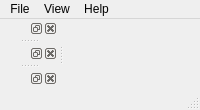
<?xml version="1.0" encoding="UTF-8"?>
<ui version="4.0">
 <class>MainWindow</class>
 <widget class="QMainWindow" name="MainWindow">
  <property name="sizePolicy">
   <sizepolicy hsizetype="Expanding" vsizetype="Expanding">
    <horstretch>0</horstretch>
    <verstretch>0</verstretch>
   </sizepolicy>
  </property>
  <property name="windowTitle">
   <string>My_App</string>
  </property>
  <property name="windowIcon">
   <iconset>
    <normaloff>../../../../../../Desktop/icon.32x32.gif</normaloff>../../../../../../Desktop/icon.32x32.gif</iconset>
  </property>
  <property name="dockOptions">
   <set>QMainWindow::AllowNestedDocks|QMainWindow::AllowTabbedDocks|QMainWindow::AnimatedDocks|QMainWindow::VerticalTabs</set>
  </property>
  <widget class="QWidget" name="centralwidget"/>
  <widget class="QMenuBar" name="menubar">
   <property name="geometry">
    <rect>
     <x>0</x>
     <y>0</y>
     <width>548</width>
     <height>21</height>
    </rect>
   </property>
   <widget class="QMenu" name="menuFile">
    <property name="title">
     <string>File</string>
    </property>
    <addaction name="actionNew"/>
    <addaction name="separator"/>
    <addaction name="actionOpen"/>
   </widget>
   <widget class="QMenu" name="menuHelp">
    <property name="title">
     <string>Help</string>
    </property>
    <addaction name="actionAbout"/>
   </widget>
   <widget class="QMenu" name="menuView">
    <property name="title">
     <string>View</string>
    </property>
    <addaction name="actionPlugins"/>
    <addaction name="actionRibbon"/>
    <addaction name="actionPluginWindow"/>
   </widget>
   <addaction name="menuFile"/>
   <addaction name="menuView"/>
   <addaction name="menuHelp"/>
  </widget>
  <widget class="QStatusBar" name="statusbar"/>
  <widget class="QDockWidget" name="pluginwidget">
   <attribute name="dockWidgetArea">
    <number>1</number>
   </attribute>
   <widget class="QWidget" name="dockWidgetContents_4">
    <widget class="QListWidget" name="listWidget">
     <property name="geometry">
      <rect>
       <x>0</x>
       <y>0</y>
       <width>256</width>
       <height>192</height>
      </rect>
     </property>
     <property name="cursor" stdset="0">
      <cursorShape>PointingHandCursor</cursorShape>
     </property>
     <property name="toolTip">
      <string>&lt;html&gt;&lt;head/&gt;&lt;body&gt;&lt;p&gt;tooltip&lt;/p&gt;&lt;/body&gt;&lt;/html&gt;</string>
     </property>
     <property name="whatsThis">
      <string>&lt;html&gt;&lt;head/&gt;&lt;body&gt;&lt;p&gt;whats this&lt;/p&gt;&lt;p&gt;&lt;br/&gt;&lt;/p&gt;&lt;/body&gt;&lt;/html&gt;</string>
     </property>
     <property name="verticalScrollBarPolicy">
      <enum>Qt::ScrollBarAsNeeded</enum>
     </property>
     <property name="movement">
      <enum>QListView::Free</enum>
     </property>
     <property name="resizeMode">
      <enum>QListView::Adjust</enum>
     </property>
     <property name="viewMode">
      <enum>QListView::ListMode</enum>
     </property>
     <item>
      <property name="text">
       <string>Item1</string>
      </property>
     </item>
     <item>
      <property name="text">
       <string>Item2</string>
      </property>
      <property name="checkState">
       <enum>Checked</enum>
      </property>
     </item>
     <item>
      <property name="text">
       <string>Item3</string>
      </property>
      <property name="checkState">
       <enum>PartiallyChecked</enum>
      </property>
     </item>
    </widget>
   </widget>
  </widget>
  <widget class="QDockWidget" name="dockWidget_5">
   <attribute name="dockWidgetArea">
    <number>1</number>
   </attribute>
   <widget class="QWidget" name="dockWidgetContents_5"/>
  </widget>
  <widget class="QDockWidget" name="dockWidget_6">
   <attribute name="dockWidgetArea">
    <number>1</number>
   </attribute>
   <widget class="QWidget" name="dockWidgetContents_6"/>
  </widget>
  <action name="actionNew">
   <property name="text">
    <string>New</string>
   </property>
  </action>
  <action name="actionOpen">
   <property name="text">
    <string>Open</string>
   </property>
  </action>
  <action name="actionAbout">
   <property name="text">
    <string>About</string>
   </property>
  </action>
  <action name="actionPlugins">
   <property name="checkable">
    <bool>true</bool>
   </property>
   <property name="checked">
    <bool>true</bool>
   </property>
   <property name="text">
    <string>Plugins</string>
   </property>
  </action>
  <action name="actionRibbon">
   <property name="text">
    <string>Ribbon</string>
   </property>
  </action>
  <action name="actionPluginWindow">
   <property name="text">
    <string>PluginWindow</string>
   </property>
  </action>
 </widget>
 <resources/>
 <connections>
  <connection>
   <sender>actionPlugins</sender>
   <signal>triggered(bool)</signal>
   <receiver>pluginwidget</receiver>
   <slot>setVisible(bool)</slot>
   <hints>
    <hint type="sourcelabel">
     <x>-1</x>
     <y>-1</y>
    </hint>
    <hint type="destinationlabel">
     <x>96</x>
     <y>141</y>
    </hint>
   </hints>
  </connection>
 </connections>
</ui>
